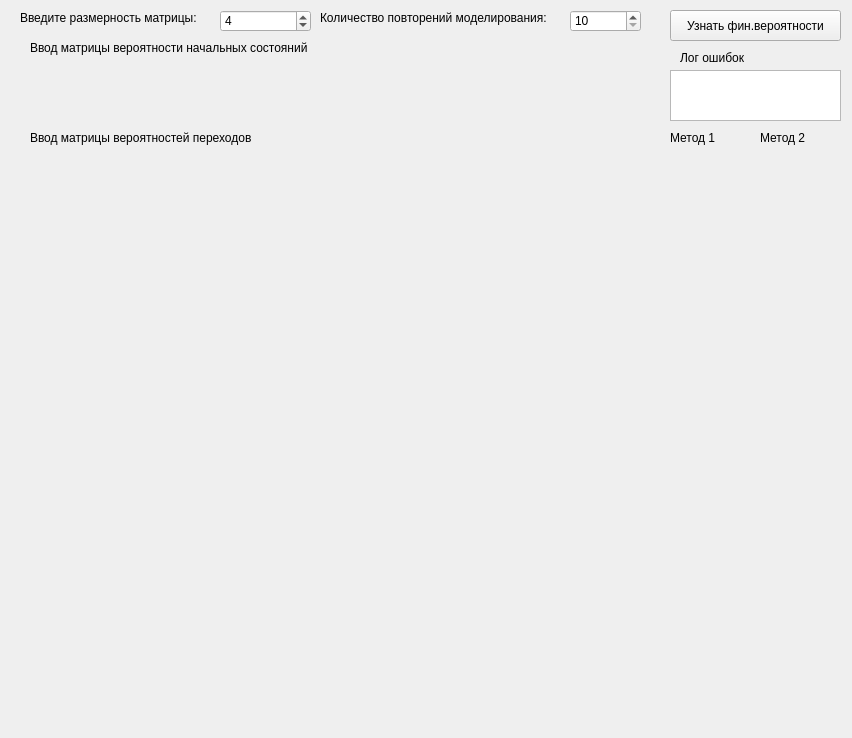
<?xml version="1.0" encoding="UTF-8"?>
<ui version="4.0">
 <class>MainWindow</class>
 <widget class="QMainWindow" name="MainWindow">
  <property name="geometry">
   <rect>
    <x>0</x>
    <y>0</y>
    <width>852</width>
    <height>738</height>
   </rect>
  </property>
  <property name="windowTitle">
   <string>MainWindow</string>
  </property>
  <widget class="QWidget" name="centralWidget">
   <widget class="QSpinBox" name="spinBox">
    <property name="geometry">
     <rect>
      <x>220</x>
      <y>10</y>
      <width>91</width>
      <height>22</height>
     </rect>
    </property>
    <property name="minimum">
     <number>2</number>
    </property>
    <property name="maximum">
     <number>10</number>
    </property>
    <property name="value">
     <number>4</number>
    </property>
   </widget>
   <widget class="QLabel" name="label">
    <property name="geometry">
     <rect>
      <x>20</x>
      <y>10</y>
      <width>191</width>
      <height>16</height>
     </rect>
    </property>
    <property name="text">
     <string>Введите размерность матрицы:</string>
    </property>
   </widget>
   <widget class="QWidget" name="gridLayoutWidget">
    <property name="geometry">
     <rect>
      <x>10</x>
      <y>160</y>
      <width>621</width>
      <height>541</height>
     </rect>
    </property>
    <layout class="QGridLayout" name="gridLayout"/>
   </widget>
   <widget class="QLabel" name="label_2">
    <property name="geometry">
     <rect>
      <x>30</x>
      <y>130</y>
      <width>261</width>
      <height>16</height>
     </rect>
    </property>
    <property name="text">
     <string>Ввод матрицы вероятностей переходов</string>
    </property>
   </widget>
   <widget class="QLabel" name="label_3">
    <property name="geometry">
     <rect>
      <x>30</x>
      <y>40</y>
      <width>311</width>
      <height>16</height>
     </rect>
    </property>
    <property name="text">
     <string>Ввод матрицы вероятности начальных состояний</string>
    </property>
   </widget>
   <widget class="QWidget" name="horizontalLayoutWidget">
    <property name="geometry">
     <rect>
      <x>10</x>
      <y>60</y>
      <width>621</width>
      <height>51</height>
     </rect>
    </property>
    <layout class="QHBoxLayout" name="horizontalLayout"/>
   </widget>
   <widget class="QPushButton" name="pushButton">
    <property name="geometry">
     <rect>
      <x>670</x>
      <y>10</y>
      <width>171</width>
      <height>31</height>
     </rect>
    </property>
    <property name="text">
     <string>Узнать фин.вероятности</string>
    </property>
   </widget>
   <widget class="QLabel" name="label_4">
    <property name="geometry">
     <rect>
      <x>680</x>
      <y>50</y>
      <width>81</width>
      <height>16</height>
     </rect>
    </property>
    <property name="text">
     <string>Лог ошибок</string>
    </property>
   </widget>
   <widget class="QTextEdit" name="textEdit">
    <property name="geometry">
     <rect>
      <x>670</x>
      <y>70</y>
      <width>171</width>
      <height>51</height>
     </rect>
    </property>
   </widget>
   <widget class="QLabel" name="label_5">
    <property name="geometry">
     <rect>
      <x>320</x>
      <y>10</y>
      <width>261</width>
      <height>16</height>
     </rect>
    </property>
    <property name="text">
     <string>Количество повторений моделирования:</string>
    </property>
   </widget>
   <widget class="QSpinBox" name="spinBox_2">
    <property name="geometry">
     <rect>
      <x>570</x>
      <y>10</y>
      <width>71</width>
      <height>22</height>
     </rect>
    </property>
    <property name="minimum">
     <number>10</number>
    </property>
    <property name="maximum">
     <number>1000</number>
    </property>
   </widget>
   <widget class="QWidget" name="verticalLayoutWidget">
    <property name="geometry">
     <rect>
      <x>670</x>
      <y>160</y>
      <width>81</width>
      <height>541</height>
     </rect>
    </property>
    <layout class="QVBoxLayout" name="verticalLayout"/>
   </widget>
   <widget class="QWidget" name="verticalLayoutWidget_2">
    <property name="geometry">
     <rect>
      <x>760</x>
      <y>160</y>
      <width>81</width>
      <height>541</height>
     </rect>
    </property>
    <layout class="QVBoxLayout" name="verticalLayout_2"/>
   </widget>
   <widget class="QLabel" name="label_6">
    <property name="geometry">
     <rect>
      <x>670</x>
      <y>130</y>
      <width>55</width>
      <height>16</height>
     </rect>
    </property>
    <property name="text">
     <string>Метод 1</string>
    </property>
   </widget>
   <widget class="QLabel" name="label_7">
    <property name="geometry">
     <rect>
      <x>760</x>
      <y>130</y>
      <width>55</width>
      <height>16</height>
     </rect>
    </property>
    <property name="text">
     <string>Метод 2</string>
    </property>
   </widget>
  </widget>
  <widget class="QMenuBar" name="menuBar">
   <property name="geometry">
    <rect>
     <x>0</x>
     <y>0</y>
     <width>852</width>
     <height>26</height>
    </rect>
   </property>
  </widget>
 </widget>
 <layoutdefault spacing="6" margin="11"/>
 <resources/>
 <connections/>
</ui>
